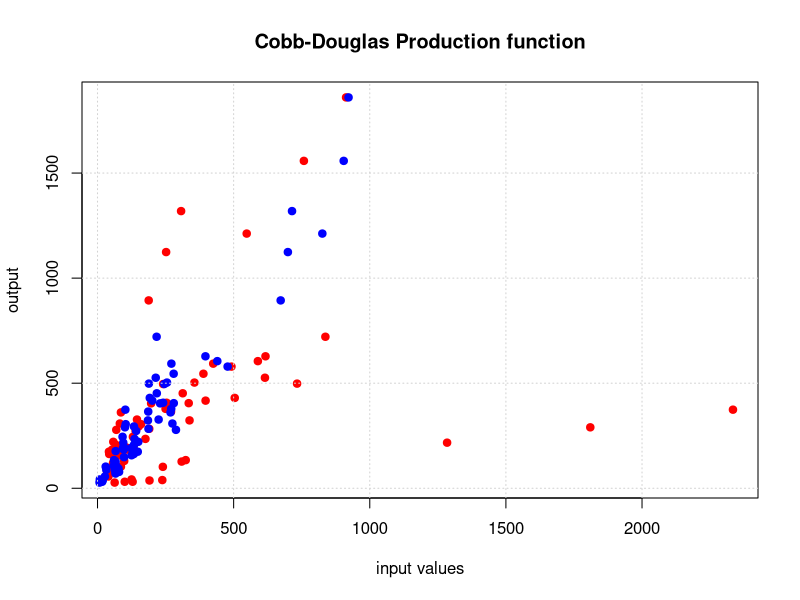

R code for this plot:
## ---- chunk 1
knitr::opts_chunk$set(echo = TRUE)
## ---- chunk 2
CobbDoug = read.csv('CobbDouglasData.csv')
attach(CobbDoug)
## ---- chunk 3
plot(Cap, Q, pch=19, col='red', xlab= 'input values', ylab = 'output',
     main='Cobb-Douglas Production function')
points(Emp, Q, pch=19, col='blue')
grid()
## ---- chunk 4
#install.packages("scatterplot3d") # Install
#library("scatterplot3d") # load
## ---- chunk 5
data(CobbDoug)
head(CobbDoug)
## ---- chunk 6
# Basic 3d graphics
#scatterplot3d(CobbDoug[,1:3],
              #main="3D Scatter Plot")
## ---- chunk 7
#![](/Users/Jacky Maya/OneDrive/CSUB classes/Semester/Spring2020/MGMT6550Brownlow/CobbDouglas/images/3DScatterPlot.png)

## ---- chunk 8
CDloss=function(parms, Q, Cap, Emp){
  A = parms[1] #efficiency
  alpha = parms[2] #labor (emp)
  beta = parms[3] #capital (cap)
  
  Loss = 0
  for (i in 1:length(Q)){
    Loss = Loss + ((Q[i]-A*(Cap[i]^beta*Emp[i]^alpha))^2)
  }
  
  return (log(Loss))
}

CDmle=function(parms, Q, Cap, Emp){
  A = parms[1]
  alpha = parms[2]
  beta = parms[3]
  
  logLoss = 0
  for (i in 1:length(Q)){
    errorTerm= (Q[i]-A*(Cap[i]^beta*Emp[i]^alpha))
    logLoss = logLoss - dnorm(errorTerm, log=T)
  }
  
  return (logLoss)
}
## ---- chunk 9
A = 1
alpha = 0.5
beta = 0.5
parms=c(A, alpha, beta)
print(CDloss(parms, Q, Cap, Emp))

# better or worse than
A = 2
alpha = 0.802
beta = 0.208
parms=c(A, alpha, beta)
print(CDloss(parms, Q, Cap, Emp))
## ---- chunk 10

for (A in seq(from=0.01, to = 2, length.out = 4))
  for(a in seq(from=0.01, to = 1,length.out = 6))
   for(b in seq(from=0.01, to = 1, length.out = 6)){
     parms = c(A, a, b)
      print(paste(A, a, b,'        ', CDloss(parms, Q, Cap, Emp)))
  }

## ---- chunk 11
##     ?optim
parms = c(2, 0.802, 0.208)
opt = optim(parms, CDloss, Q=Q, Cap=Cap, Emp=Emp)
print(opt)
parms = c(opt$par[1], opt$par[2], opt$par[3])
print(CDloss(parms, Q, Cap,Emp))
## ---- chunk 12
parms = c(2, 0.802, 0.208)
opt = optim(parms, CDmle, Q=Q, Cap=Cap, Emp=Emp)
print(opt)
parms = c(opt$par[1], opt$par[2], opt$par[3])
print(CDmle(parms, Q, Cap,Emp))
print(CDloss(parms, Q, Cap,Emp))
## ---- chunk 13
logModel = glm(log(Q)~log(Cap)+log(Emp))
summary(logModel)
A = exp(logModel$coefficients[1])
alpha = logModel$coefficients[2]
beta = logModel$coefficients[3]
print(paste('A = ',A,' alpha = ', alpha,' beta =', beta))

# CD loss at these values:
parms=c(A, alpha, beta)
print(paste('CD loss: ', CDloss(parms, Q, Cap, Emp)))
## ---- chunk 14
t.test(CobbDoug, conf.level = 0.9)
